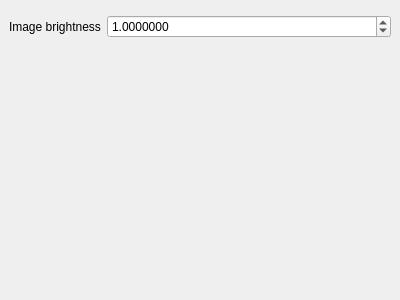
<?xml version="1.0" encoding="UTF-8"?>
<ui version="4.0">
 <class>FilmSettingsWindow</class>
 <widget class="QWidget" name="FilmSettingsWindow">
  <property name="geometry">
   <rect>
    <x>0</x>
    <y>0</y>
    <width>400</width>
    <height>300</height>
   </rect>
  </property>
  <property name="windowTitle">
   <string>Form</string>
  </property>
  <layout class="QVBoxLayout" name="verticalLayout" stretch="0,1">
   <property name="margin">
    <number>0</number>
   </property>
   <item>
    <widget class="StashFrame" name="frame_2">
     <property name="frameShape">
      <enum>QFrame::StyledPanel</enum>
     </property>
     <property name="frameShadow">
      <enum>QFrame::Raised</enum>
     </property>
    </widget>
   </item>
   <item>
    <widget class="QFrame" name="frame">
     <layout class="QFormLayout" name="formLayout">
      <property name="fieldGrowthPolicy">
       <enum>QFormLayout::AllNonFixedFieldsGrow</enum>
      </property>
      <item row="0" column="0">
       <widget class="QLabel" name="label">
        <property name="text">
         <string>Image brightness</string>
        </property>
       </widget>
      </item>
      <item row="0" column="1">
       <widget class="QDoubleSpinBox" name="brightness">
        <property name="decimals">
         <number>7</number>
        </property>
        <property name="singleStep">
         <double>0.000005000000000</double>
        </property>
        <property name="value">
         <double>1.000000000000000</double>
        </property>
       </widget>
      </item>
     </layout>
    </widget>
   </item>
  </layout>
 </widget>
 <customwidgets>
  <customwidget>
   <class>StashFrame</class>
   <extends>QFrame</extends>
   <header>stashframe.hh</header>
   <container>1</container>
  </customwidget>
 </customwidgets>
 <resources/>
 <connections/>
</ui>
